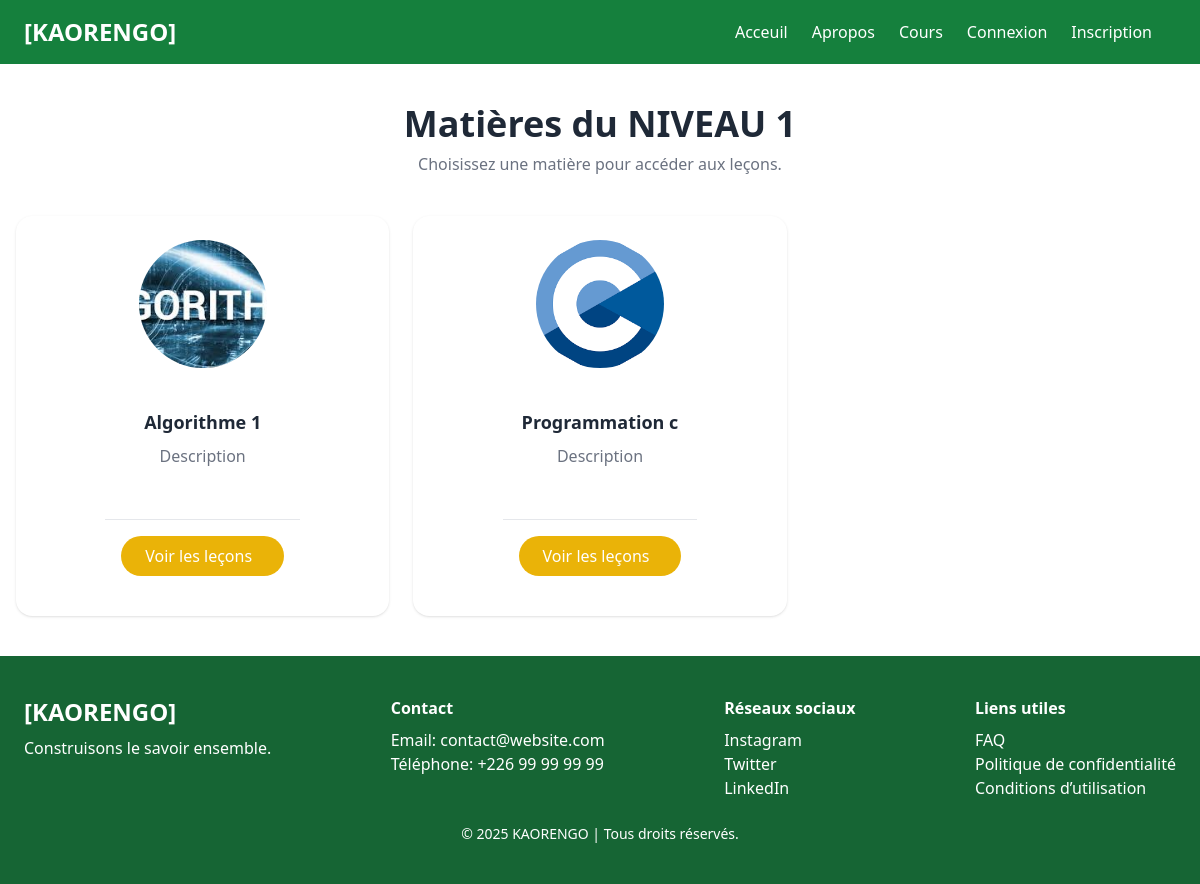
Page /programmes/niveau-1 on the committed database.
### programmes/models.py (models this page shows, shortened)
class Niveaux(models.Model):
    nom= models.CharField(max_length=100)
    slug= models.SlugField(null=True, blank=True)
    description= models.TextField()

class Matiere(models.Model):
    matiere_id = models.CharField(unique=True, max_length=40)
    nom= models.CharField(max_length=100)
    slug= models.SlugField(null=True, blank=True)
    niveau= models.ForeignKey(Niveaux, on_delete=models.CASCADE, related_name='matiere')
    image = models.ImageField(upload_to=renommer_image_matiere, blank=True)
    description= models.TextField(max_length=500)

### programmes/views.py (the view)
# urls.py: path('<slug:slug>', MatiereListView.as_view(), name="matierelist"),
class MatiereListView(DetailView):
    context_object_name = 'niveau'
    model = Niveaux
    template_name = 'programmes/matierelist.html'

### programmes/templates/programmes/matierelist.html (shortened to what this page needs)
{% extends 'base.html' %}
{% block content %}
<div class="max-w-7xl mx-auto px-4 py-10">
    <div class="text-center mb-10">
        <h1 class="text-4xl font-bold">Matières du {{ niveau.nom }}</h1>
        <p class="text-gray-500 mt-2">Choisissez une matière pour accéder aux leçons.</p>
    </div>
    <div class="grid grid-cols-1 sm:grid-cols-2 lg:grid-cols-3 gap-6">
        {% for matiere in niveau.matiere.all %}
        <div class="bg-white shadow rounded-2xl p-6 flex flex-col items-center text-center min-h-[400px]">
            {% if matiere.image %}
            <img src="{{ matiere.image.url }}" alt="{{ matiere.nom }}" class="h-32 w-32 object-cover rounded-full mb-4">
            {% else %}
                <div class="w-32 h-32 bg-green-100 rounded-full flex items-center justify-center mb-4">
                    <i class="fas fa-book fa-2x text-green-600"></i>
                </div>
            {% endif %}
            <div class="p-6 flex flex-col items-center text-center flex-grow">
                <h3 class="text-lg font-semibold mb-2">{{ matiere.nom }}</h3>
                <p class="text-gray-500 mb-4">{{ matiere.description|truncatewords:20 }}</p>
            </div>
            <div class="p-4 border-t text-center">
                <a href="{% url 'programmes:lessonlist' slug=matiere.slug niveau=niveau.slug %}" class="mt-auto inline-block bg-yellow-500 text-white px-6 py-2 rounded-full hover:bg-yellow-600 transition">
                    Voir les leçons
                </a>
            </div>
        </div>
        {% empty %}
        <div class="col-span-full text-center text-blue-500">
            Aucune matière disponible pour ce niveau.
        </div>
        {% endfor %}
    </div>
</div>
{% endblock %}

### utilisateurs/templates/base.html (shortened to what this page needs)
<!DOCTYPE html>
<html lang="fr">
  <head>
    <script src="https://cdn.tailwindcss.com"></script>
  </head>
  <body class="font-sans text-gray-800">
    <header class="bg-green-700 text-white px-6 py-4 flex justify-between items-center">
      <div class="text-2xl font-bold"><a class="navbar-brand" href="{% url 'acceuil' %}">[KAORENGO]</a></div>
      <nav class="space-x-6 hidden md:flex">
        <a class="nav-link" href="{% url 'acceuil' %}">Acceuil <span class="sr-only">(current)</span></a>
        <a class="nav-link" href="#">Apropos</a>
        <a class="nav-link" href="{% url 'programmes:niveaulist' %}">Cours</a>
        {% if user.is_authenticated %}
            <a class="nav-link" href="{% url 'logout' %}">Logout</a>
            {% else %}
            <a class="nav-link" href="{% url 'login' %}">Connexion</a>
            <a class="nav-link" href="{% url 'register' %}">Inscription</a>
        {% endif %}
      </nav>
    </header>
    {% block content %}{% endblock %}
    <footer class="bg-green-800 text-white px-6 py-10">
      <div class="flex flex-col md:flex-row justify-between">
        <div>
          <div class="text-2xl font-bold mb-2">[KAORENGO]</div>
          <p>Construisons le savoir ensemble.</p>
        </div>
        <div>
          <h4 class="font-bold mb-2">Contact</h4>
          <p>Email: contact@website.com</p>
          <p>Téléphone: +226 99 99 99 99</p>
        </div>
        <div>
          <h4 class="font-bold mb-2">Réseaux sociaux</h4>
          <p>Instagram</p>
          <p>Twitter</p>
          <p>LinkedIn</p>
        </div>
        <div>
          <h4 class="font-bold mb-2">Liens utiles</h4>
          <p>FAQ</p>
          <p>Politique de confidentialité</p>
          <p>Conditions d’utilisation</p>
        </div>
      </div>
      <div class="text-center mt-6 text-sm">
        © 2025 KAORENGO | Tous droits réservés.
      </div>
    </footer>
  </body>
</html>

### rows in the picture
Niveaux: nom "NIVEAU 1"
Matiere: image (picture), nom "Algorithme 1", description "Description"
Matiere: image (picture), nom "Programmation c", description "Description"
